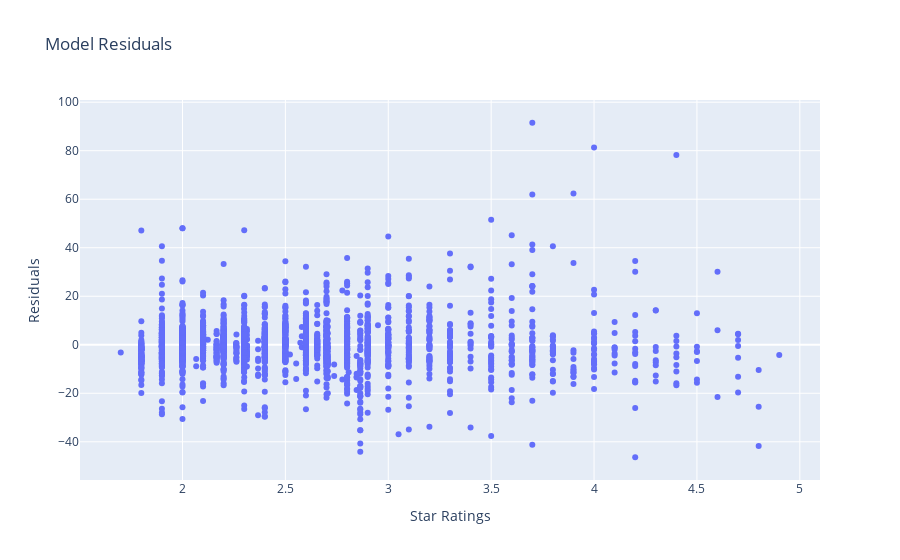

Notebook code cell kept with this figure:
### Code cell
# Look at the residuals over the Star Ratings
fig = go.Figure()
fig.add_trace(go.Scatter(
    x=X_train["Star_Rating"], 
    y=resort_model.resid, 
    name="Model Residuals", mode="markers"))

fig.update_layout(title="Model Residuals", xaxis_title="Star Ratings",
    yaxis_title="Residuals")

fig.show()

### Figure 1 — Plotly figure (JSON) as saved in the notebook; plotly's stock layout.template omitted (floating-point values rounded to 4 significant figures; data arrays with more than 128 entries replaced by an {"elided": "..."} marker saying what was removed)
{"data": [{"mode": "markers", "name": "Model Residuals", "type": "scatter", "x": {"elided": "2370 float values"}, "y": {"elided": "2370 float values"}}], "layout": {"title": {"text": "Model Residuals"}, "xaxis": {"title": {"text": "Star Ratings"}}, "yaxis": {"title": {"text": "Residuals"}}}}
